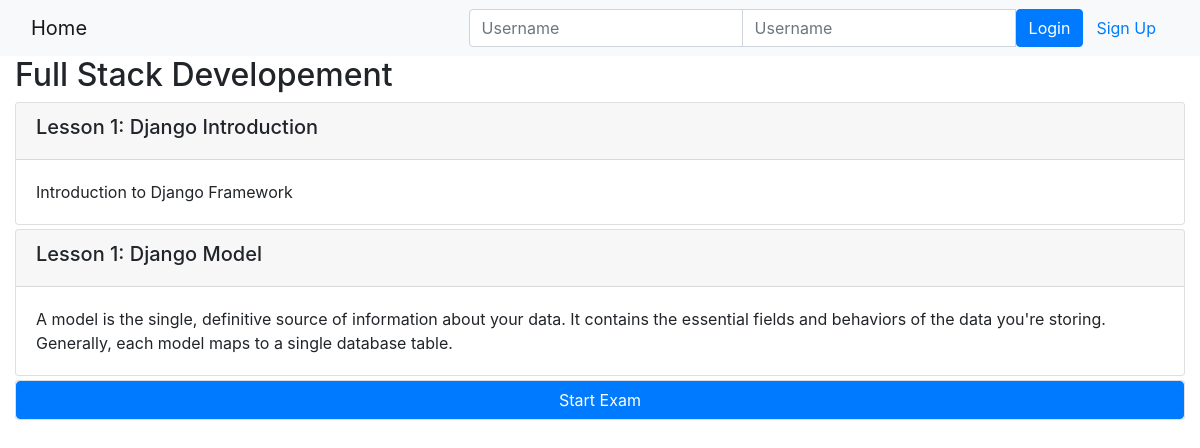
Page /onlinecourse/1/ on the committed database.
### onlinecourse/models.py (models this page shows, shortened)
class Course(models.Model):
    name = models.CharField(null=False, max_length=30, default='online course')
    image = models.ImageField(upload_to='course_images/')
    description = models.CharField(max_length=1000)
    pub_date = models.DateField(null=True)
    instructors = models.ManyToManyField(Instructor)
    users = models.ManyToManyField(settings.AUTH_USER_MODEL, through='Enrollment')
    total_enrollment = models.IntegerField(default=0)
    is_enrolled = False

class Lesson(models.Model):
    title = models.CharField(max_length=200, default="title")
    order = models.IntegerField(default=0)
    course = models.ForeignKey(Course, on_delete=models.CASCADE)
    content = models.TextField()

### onlinecourse/views.py (the view)
# urls.py: path('<int:pk>/', views.CourseDetailView.as_view(), name='course_details'),
class CourseDetailView(generic.DetailView):
    model = Course
    template_name = 'onlinecourse/course_detail_bootstrap.html'

### onlinecourse/templates/onlinecourse/course_detail_bootstrap.html (shortened to what this page needs)
<!DOCTYPE html>
<html lang="en">
<head>
     {% load static %}
    <link rel="stylesheet" href="https://maxcdn.bootstrapcdn.com/bootstrap/4.5.2/css/bootstrap.min.css">
</head>
<body>
    <nav class="navbar navbar-light bg-light">
        <div class="container-fluid">
            <div class="navbar-header">
                  <a class="navbar-brand" href="{% url 'onlinecourse:index' %}">Home</a>
            </div>
            <ul class="nav navbar-nav navbar-right">
                {% if user.is_authenticated %}
                <li>
                    <a class="btn btn-link" href="#">{{ user.first_name }}({{ user.username }})</a>
                    <a class="btn btn-link" href="{% url 'onlinecourse:logout' %}">Logout</a>
                </li>
                {% else %}
                <li>
                    <form class="form-inline" action="{% url 'onlinecourse:login' %}" method="post">
                        <div class="input-group">
                            <input type="text" class="form-control" placeholder="Username" name="username" >
                            <input type="password" class="form-control" placeholder="Username" name="psw" >
                            <button class="btn btn-primary" type="submit">Login</button>
                            <a class="btn btn-link" href="{% url 'onlinecourse:registration' %}">Sign Up</a>
                        </div>
                    </form>
                </li>
                {% endif %}
            </ul>
        </div>
    </nav>
    <div class="container-fluid">
            <h2>{{ course.name }}</h2>
            <div class="card-columns-vertical">
                {% for lesson in course.lesson_set.all %}
                    <div class="card mt-1">
                        <div class="card-header"><h5>Lesson {{lesson.order|add:1}}: {{lesson.title}}</h5></div>
                        <div class="card-body">{{lesson.content}}</div>
                    </div>
                {% endfor %}
                <div class="card mt-1">
                    <button class="btn btn-primary" type="button" data-toggle="collapse" data-target="#exam">Start Exam</button>
                </div>
            </div>
    </div>
</body>
</html>

### rows in the picture
Course: name "Full Stack Developement"
Lesson: order|add "1", title "Django Introduction", content "Introduction to Django Framework"
Lesson: order|add "1", title "Django Model", content "A model is the single, definitive source of information about your data. It contains the essential fields and behaviors of the data you're storing. Generally, each model maps to a single database table."
